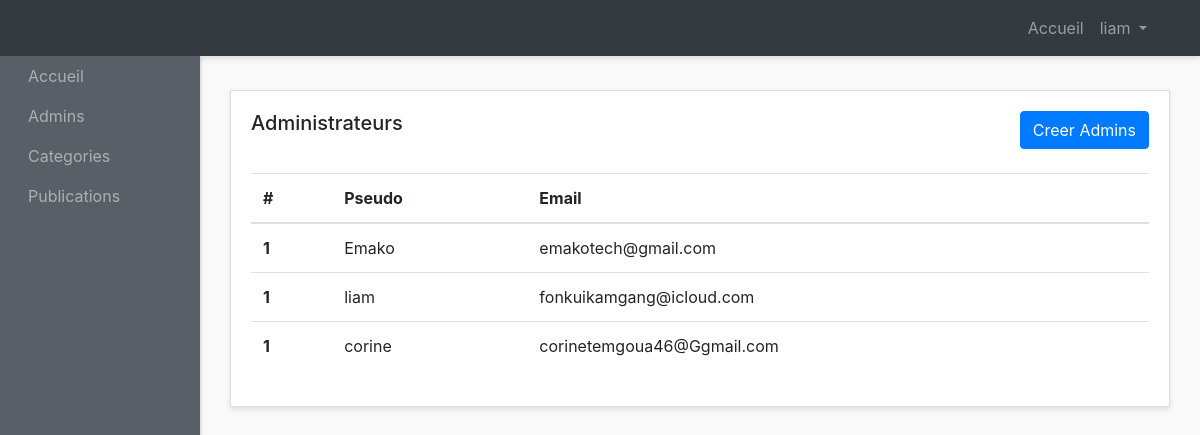
The app's page /AdminsList/ (signed in) with its own data.
### website/models.py (models this page shows)
class Admins(models.Model):
    pseudo = models.CharField(max_length=50, unique=True)  # Utilisation de CharField pour le pseudo
    email = models.EmailField()
    password = models.CharField(max_length=100)  # Utilisation de CharField pour le mot de passe
    role = models.CharField(max_length=20, default="Admin")  # Limiter la longueur du rôle
    avatar = models.ImageField(null=True, blank=True, upload_to='img/')  # Ajout d'un champ pour l'avatar
    activated = models.BooleanField(default=True)  # Par défaut, l'administrateur n'est pas activé
    description= models.TextField(null=False, default='JE suis un membre anonyme du forum')

### website/views.py (the view)
# urls.py: path('AdminsList/',views.AdminsList, name="AdminsList"),
def AdminsList(request):
    emailAd= request.session.get("Admin_pseudo")
    adm= Admins.objects.all()
    return render(request, "admin-panel/admins/admins.html", context={"admin":adm,"pseudo":emailAd})

### forum/templates/admin-panel/admins/admins.html (shortened to what this page needs)
{% load static %}
<!DOCTYPE html>
<html lang="en">
<head>
    <link href="http://maxcdn.bootstrapcdn.com/bootstrap/4.0.0/css/bootstrap.min.css" rel="stylesheet">
    <link href="{% static 'style.css' %}" rel="stylesheet">
</head>
<body>
<div id="wrapper">
    <nav class="navbar header-top fixed-top navbar-expand-lg  navbar-dark bg-dark">
      <div class="container">
      <div class="collapse navbar-collapse" id="navbarText">
        <ul class="navbar-nav side-nav" >
          <li class="nav-item">
            <a class="nav-link" style="margin-left: 20px;" href="{% url 'AdminIndex' %}">Accueil
            </a>
          </li>
          <li class="nav-item">
            <a class="nav-link" href="{% url 'AdminsList' %}" style="margin-left: 20px;">Admins</a>
          </li>
          <li class="nav-item">
            <a class="nav-link" href="{% url 'AdminCategory' %}"  style="margin-left: 20px;">Categories</a>
          </li>
          <li class="nav-item">
            <a class="nav-link" href="{% url 'postedTopic' %}"  style="margin-left: 20px;">Publications</a>
          </li>
        </ul>
        <ul class="navbar-nav ml-md-auto d-md-flex">
          <li class="nav-item">
            <a class="nav-link" href="{% url 'AdminIndex' %}">Accueil
            </a>
          </li>
          <li class="nav-item dropdown">
            <a class="nav-link  dropdown-toggle" href="#" id="navbarDropdown" role="button" data-toggle="dropdown" aria-haspopup="true" aria-expanded="false">
              {{ pseudo }}
            </a>
          </li>
        </ul>
      </div>
    </div>
    </nav>
    <div class="container-fluid">
          <div class="row">
        <div class="col">
          <div class="card">
            <div class="card-body">
              <h5 class="card-title mb-4 d-inline">Administrateurs</h5>
             <a  href="{% url 'ADDAdmin' %}" class="btn btn-primary mb-4 text-center float-right">Creer Admins</a>
              <table class="table">
                <thead>
                  <tr>
                    <th scope="col">#</th>
                    <th scope="col">Pseudo</th>
                    <th scope="col">Email</th>
                  </tr>
                </thead>
                <tbody>
                  {% if admin %}
                  {% for adm in admin %}
                  <tr>
                    <th scope="row">1</th>
                    <td>{{adm.pseudo}}</td>
                    <td>{{adm.email}}</td>
                  </tr>
                  {% endfor %}
                  {% endif %}
                </tbody>
              </table>
            </div>
          </div>
        </div>
      </div>
  </div>
</body>
</html>

### website/static/style.css (style rules this page uses)
body { background: #f9f9f9; }
#wrapper { padding: 90px 15px; }
.navbar-expand-lg .navbar-nav.side-nav { flex-direction: column; }
.card { margin-bottom: 15px; border-radius: 0; box-shadow: 0 3px 5px rgba(0, 0, 0, 0.1); }
.header-top { box-shadow: 0 3px 5px rgba(0, 0, 0, 0.1); }
@media (min-width: 992px) { #wrapper { margin-left: 200px; padding: 90px 15px 15px; } }
@media (min-width: 992px) { .navbar-nav.side-nav { background: #585f66; box-shadow: 2px 1px 2px rgba(0, 0, 0, 0.1); position: fixed; top: 56px; flex-direction: column !important; left: 0; width: 200px; overflow-y: auto; bottom: 0; overflow-x: hidden; padding-bottom: 40px; } }

### records on screen
Admins: pseudo "Emako", email "emakotech@gmail.com"
Admins: pseudo "liam", email "fonkuikamgang@icloud.com"
Admins: pseudo "corine", email "corinetemgoua46@Ggmail.com"

### other values on screen
{{ pseudo }} "liam"
